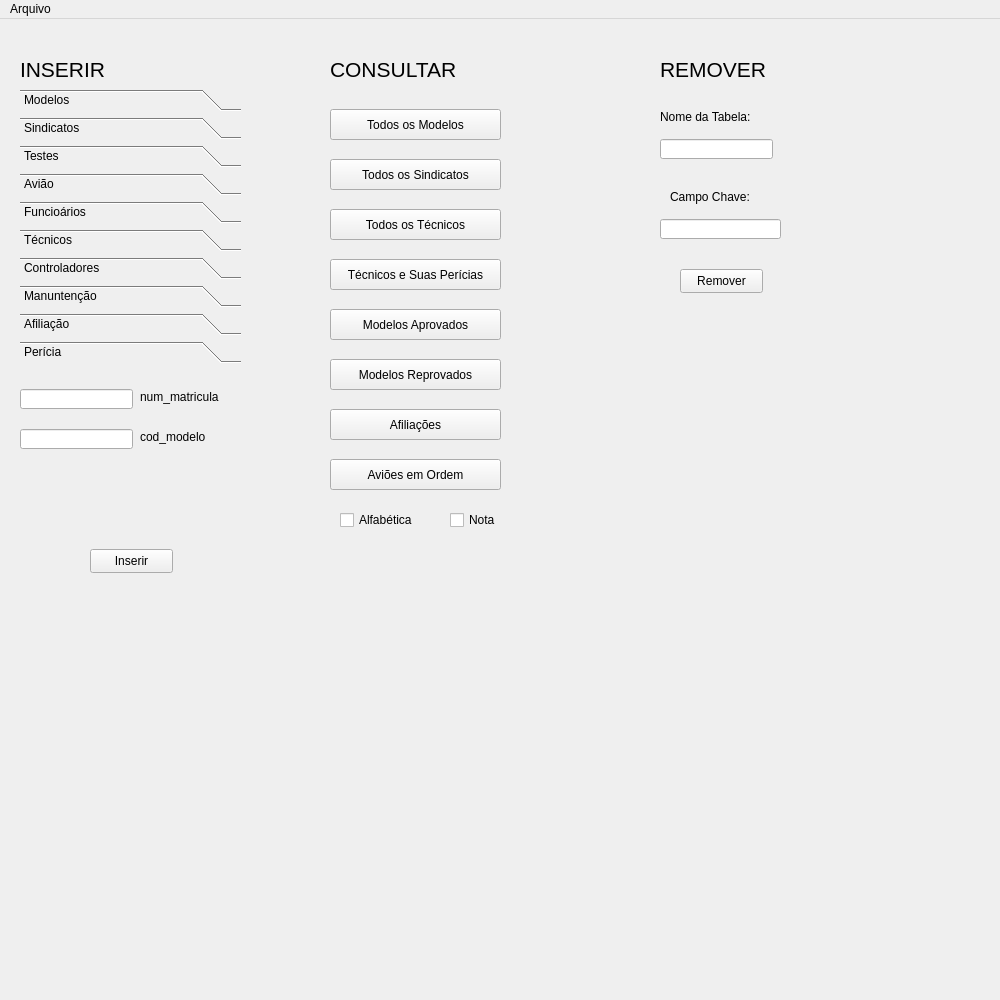
<?xml version="1.0" encoding="UTF-8"?>
<ui version="4.0">
 <class>MainWindow</class>
 <widget class="QMainWindow" name="MainWindow">
  <property name="geometry">
   <rect>
    <x>0</x>
    <y>0</y>
    <width>1000</width>
    <height>1000</height>
   </rect>
  </property>
  <property name="windowTitle">
   <string>MainWindow</string>
  </property>
  <widget class="QWidget" name="centralwidget">
   <widget class="QLabel" name="label">
    <property name="geometry">
     <rect>
      <x>20</x>
      <y>30</y>
      <width>91</width>
      <height>41</height>
     </rect>
    </property>
    <property name="font">
     <font>
      <pointsize>16</pointsize>
     </font>
    </property>
    <property name="text">
     <string>INSERIR</string>
    </property>
   </widget>
   <widget class="QLabel" name="label_2">
    <property name="geometry">
     <rect>
      <x>330</x>
      <y>30</y>
      <width>131</width>
      <height>41</height>
     </rect>
    </property>
    <property name="font">
     <font>
      <pointsize>16</pointsize>
     </font>
    </property>
    <property name="text">
     <string>CONSULTAR</string>
    </property>
   </widget>
   <widget class="QLabel" name="label_3">
    <property name="geometry">
     <rect>
      <x>660</x>
      <y>30</y>
      <width>111</width>
      <height>41</height>
     </rect>
    </property>
    <property name="font">
     <font>
      <pointsize>16</pointsize>
     </font>
    </property>
    <property name="text">
     <string>REMOVER</string>
    </property>
   </widget>
   <widget class="QToolBox" name="Tabelas">
    <property name="geometry">
     <rect>
      <x>20</x>
      <y>70</y>
      <width>221</width>
      <height>611</height>
     </rect>
    </property>
    <property name="currentIndex">
     <number>9</number>
    </property>
    <widget class="QWidget" name="modelos">
     <property name="geometry">
      <rect>
       <x>0</x>
       <y>0</y>
       <width>221</width>
       <height>301</height>
      </rect>
     </property>
     <attribute name="label">
      <string>Modelos</string>
     </attribute>
     <widget class="QLineEdit" name="line1">
      <property name="geometry">
       <rect>
        <x>0</x>
        <y>10</y>
        <width>113</width>
        <height>20</height>
       </rect>
      </property>
     </widget>
     <widget class="QLineEdit" name="line2">
      <property name="geometry">
       <rect>
        <x>0</x>
        <y>50</y>
        <width>113</width>
        <height>20</height>
       </rect>
      </property>
     </widget>
     <widget class="QLabel" name="label_4">
      <property name="geometry">
       <rect>
        <x>130</x>
        <y>10</y>
        <width>81</width>
        <height>16</height>
       </rect>
      </property>
      <property name="text">
       <string>cod_modelo</string>
      </property>
     </widget>
     <widget class="QLineEdit" name="line3">
      <property name="geometry">
       <rect>
        <x>0</x>
        <y>90</y>
        <width>113</width>
        <height>20</height>
       </rect>
      </property>
     </widget>
     <widget class="QLabel" name="label_5">
      <property name="geometry">
       <rect>
        <x>130</x>
        <y>50</y>
        <width>81</width>
        <height>16</height>
       </rect>
      </property>
      <property name="text">
       <string>peso</string>
      </property>
     </widget>
     <widget class="QLabel" name="label_6">
      <property name="geometry">
       <rect>
        <x>130</x>
        <y>90</y>
        <width>81</width>
        <height>16</height>
       </rect>
      </property>
      <property name="text">
       <string>capacidade</string>
      </property>
     </widget>
     <widget class="QPushButton" name="insert1">
      <property name="geometry">
       <rect>
        <x>70</x>
        <y>160</y>
        <width>83</width>
        <height>24</height>
       </rect>
      </property>
      <property name="text">
       <string>Inserir</string>
      </property>
     </widget>
    </widget>
    <widget class="QWidget" name="sindicatos">
     <property name="geometry">
      <rect>
       <x>0</x>
       <y>0</y>
       <width>221</width>
       <height>301</height>
      </rect>
     </property>
     <attribute name="label">
      <string>Sindicatos</string>
     </attribute>
     <widget class="QLineEdit" name="line5">
      <property name="geometry">
       <rect>
        <x>10</x>
        <y>50</y>
        <width>113</width>
        <height>20</height>
       </rect>
      </property>
     </widget>
     <widget class="QLabel" name="label_10">
      <property name="geometry">
       <rect>
        <x>130</x>
        <y>10</y>
        <width>91</width>
        <height>16</height>
       </rect>
      </property>
      <property name="text">
       <string>num_sindicato</string>
      </property>
     </widget>
     <widget class="QLabel" name="label_11">
      <property name="geometry">
       <rect>
        <x>130</x>
        <y>50</y>
        <width>81</width>
        <height>16</height>
       </rect>
      </property>
      <property name="text">
       <string>nome</string>
      </property>
     </widget>
     <widget class="QLineEdit" name="line4">
      <property name="geometry">
       <rect>
        <x>10</x>
        <y>10</y>
        <width>113</width>
        <height>20</height>
       </rect>
      </property>
     </widget>
     <widget class="QPushButton" name="insert2">
      <property name="geometry">
       <rect>
        <x>80</x>
        <y>160</y>
        <width>83</width>
        <height>24</height>
       </rect>
      </property>
      <property name="text">
       <string>Inserir</string>
      </property>
     </widget>
    </widget>
    <widget class="QWidget" name="testes">
     <property name="geometry">
      <rect>
       <x>0</x>
       <y>0</y>
       <width>221</width>
       <height>301</height>
      </rect>
     </property>
     <attribute name="label">
      <string>Testes</string>
     </attribute>
     <widget class="QLineEdit" name="line6">
      <property name="geometry">
       <rect>
        <x>0</x>
        <y>20</y>
        <width>113</width>
        <height>20</height>
       </rect>
      </property>
     </widget>
     <widget class="QLineEdit" name="line7">
      <property name="geometry">
       <rect>
        <x>0</x>
        <y>60</y>
        <width>113</width>
        <height>20</height>
       </rect>
      </property>
     </widget>
     <widget class="QLabel" name="label_12">
      <property name="geometry">
       <rect>
        <x>120</x>
        <y>60</y>
        <width>81</width>
        <height>16</height>
       </rect>
      </property>
      <property name="text">
       <string>nome</string>
      </property>
     </widget>
     <widget class="QLabel" name="label_13">
      <property name="geometry">
       <rect>
        <x>120</x>
        <y>20</y>
        <width>91</width>
        <height>16</height>
       </rect>
      </property>
      <property name="text">
       <string>num_anac</string>
      </property>
     </widget>
     <widget class="QPushButton" name="insert3">
      <property name="geometry">
       <rect>
        <x>70</x>
        <y>170</y>
        <width>83</width>
        <height>24</height>
       </rect>
      </property>
      <property name="text">
       <string>Inserir</string>
      </property>
     </widget>
     <widget class="QLineEdit" name="line8">
      <property name="geometry">
       <rect>
        <x>0</x>
        <y>100</y>
        <width>113</width>
        <height>20</height>
       </rect>
      </property>
     </widget>
     <widget class="QLabel" name="label_14">
      <property name="geometry">
       <rect>
        <x>120</x>
        <y>100</y>
        <width>81</width>
        <height>16</height>
       </rect>
      </property>
      <property name="text">
       <string>pont_max</string>
      </property>
     </widget>
    </widget>
    <widget class="QWidget" name="aviao">
     <property name="geometry">
      <rect>
       <x>0</x>
       <y>0</y>
       <width>221</width>
       <height>301</height>
      </rect>
     </property>
     <attribute name="label">
      <string>Avião</string>
     </attribute>
     <widget class="QLineEdit" name="line9">
      <property name="geometry">
       <rect>
        <x>0</x>
        <y>20</y>
        <width>113</width>
        <height>20</height>
       </rect>
      </property>
     </widget>
     <widget class="QLineEdit" name="line10">
      <property name="geometry">
       <rect>
        <x>0</x>
        <y>60</y>
        <width>113</width>
        <height>20</height>
       </rect>
      </property>
     </widget>
     <widget class="QPushButton" name="insert4">
      <property name="geometry">
       <rect>
        <x>70</x>
        <y>140</y>
        <width>83</width>
        <height>24</height>
       </rect>
      </property>
      <property name="text">
       <string>Inserir</string>
      </property>
     </widget>
     <widget class="QLabel" name="label_15">
      <property name="geometry">
       <rect>
        <x>130</x>
        <y>60</y>
        <width>81</width>
        <height>16</height>
       </rect>
      </property>
      <property name="text">
       <string>cod_modelo</string>
      </property>
     </widget>
     <widget class="QLabel" name="label_16">
      <property name="geometry">
       <rect>
        <x>130</x>
        <y>20</y>
        <width>91</width>
        <height>16</height>
       </rect>
      </property>
      <property name="text">
       <string>registro</string>
      </property>
     </widget>
    </widget>
    <widget class="QWidget" name="funcionarios">
     <property name="geometry">
      <rect>
       <x>0</x>
       <y>0</y>
       <width>221</width>
       <height>301</height>
      </rect>
     </property>
     <attribute name="label">
      <string>Funcioários</string>
     </attribute>
     <widget class="QLineEdit" name="line11">
      <property name="geometry">
       <rect>
        <x>0</x>
        <y>10</y>
        <width>113</width>
        <height>20</height>
       </rect>
      </property>
     </widget>
     <widget class="QLineEdit" name="line12">
      <property name="geometry">
       <rect>
        <x>0</x>
        <y>50</y>
        <width>113</width>
        <height>20</height>
       </rect>
      </property>
     </widget>
     <widget class="QLabel" name="label_17">
      <property name="geometry">
       <rect>
        <x>120</x>
        <y>50</y>
        <width>81</width>
        <height>16</height>
       </rect>
      </property>
      <property name="text">
       <string>nome</string>
      </property>
     </widget>
     <widget class="QLabel" name="label_18">
      <property name="geometry">
       <rect>
        <x>120</x>
        <y>10</y>
        <width>91</width>
        <height>16</height>
       </rect>
      </property>
      <property name="text">
       <string>num_matricula</string>
      </property>
     </widget>
     <widget class="QPushButton" name="insert5">
      <property name="geometry">
       <rect>
        <x>70</x>
        <y>160</y>
        <width>83</width>
        <height>24</height>
       </rect>
      </property>
      <property name="text">
       <string>Inserir</string>
      </property>
     </widget>
     <widget class="QLabel" name="label_23">
      <property name="geometry">
       <rect>
        <x>120</x>
        <y>10</y>
        <width>91</width>
        <height>16</height>
       </rect>
      </property>
      <property name="text">
       <string>num_matricula</string>
      </property>
     </widget>
     <widget class="QLineEdit" name="line11_2">
      <property name="geometry">
       <rect>
        <x>0</x>
        <y>10</y>
        <width>113</width>
        <height>20</height>
       </rect>
      </property>
     </widget>
    </widget>
    <widget class="QWidget" name="tecnicos">
     <property name="geometry">
      <rect>
       <x>0</x>
       <y>0</y>
       <width>221</width>
       <height>301</height>
      </rect>
     </property>
     <attribute name="label">
      <string>Técnicos</string>
     </attribute>
     <widget class="QLineEdit" name="line14">
      <property name="geometry">
       <rect>
        <x>0</x>
        <y>50</y>
        <width>113</width>
        <height>20</height>
       </rect>
      </property>
     </widget>
     <widget class="QPushButton" name="insert6">
      <property name="geometry">
       <rect>
        <x>70</x>
        <y>170</y>
        <width>83</width>
        <height>24</height>
       </rect>
      </property>
      <property name="text">
       <string>Inserir</string>
      </property>
     </widget>
     <widget class="QLabel" name="label_19">
      <property name="geometry">
       <rect>
        <x>120</x>
        <y>50</y>
        <width>81</width>
        <height>16</height>
       </rect>
      </property>
      <property name="text">
       <string>endereço</string>
      </property>
     </widget>
     <widget class="QLabel" name="label_20">
      <property name="geometry">
       <rect>
        <x>120</x>
        <y>10</y>
        <width>91</width>
        <height>16</height>
       </rect>
      </property>
      <property name="text">
       <string>num_matricula</string>
      </property>
     </widget>
     <widget class="QLineEdit" name="line13">
      <property name="geometry">
       <rect>
        <x>0</x>
        <y>10</y>
        <width>113</width>
        <height>20</height>
       </rect>
      </property>
     </widget>
     <widget class="QLineEdit" name="line15">
      <property name="geometry">
       <rect>
        <x>0</x>
        <y>90</y>
        <width>113</width>
        <height>20</height>
       </rect>
      </property>
     </widget>
     <widget class="QLabel" name="label_21">
      <property name="geometry">
       <rect>
        <x>120</x>
        <y>130</y>
        <width>81</width>
        <height>16</height>
       </rect>
      </property>
      <property name="text">
       <string>salário</string>
      </property>
     </widget>
     <widget class="QLineEdit" name="line16">
      <property name="geometry">
       <rect>
        <x>0</x>
        <y>130</y>
        <width>113</width>
        <height>20</height>
       </rect>
      </property>
     </widget>
     <widget class="QLabel" name="label_22">
      <property name="geometry">
       <rect>
        <x>120</x>
        <y>90</y>
        <width>91</width>
        <height>16</height>
       </rect>
      </property>
      <property name="text">
       <string>telefone</string>
      </property>
     </widget>
    </widget>
    <widget class="QWidget" name="controladores">
     <property name="geometry">
      <rect>
       <x>0</x>
       <y>0</y>
       <width>221</width>
       <height>301</height>
      </rect>
     </property>
     <attribute name="label">
      <string>Controladores</string>
     </attribute>
     <widget class="QLineEdit" name="line17">
      <property name="geometry">
       <rect>
        <x>0</x>
        <y>20</y>
        <width>113</width>
        <height>20</height>
       </rect>
      </property>
     </widget>
     <widget class="QLineEdit" name="line18">
      <property name="geometry">
       <rect>
        <x>0</x>
        <y>60</y>
        <width>113</width>
        <height>20</height>
       </rect>
      </property>
     </widget>
     <widget class="QPushButton" name="insert7">
      <property name="geometry">
       <rect>
        <x>70</x>
        <y>170</y>
        <width>83</width>
        <height>24</height>
       </rect>
      </property>
      <property name="text">
       <string>Inserir</string>
      </property>
     </widget>
     <widget class="QLabel" name="label_24">
      <property name="geometry">
       <rect>
        <x>120</x>
        <y>60</y>
        <width>81</width>
        <height>16</height>
       </rect>
      </property>
      <property name="text">
       <string>data_exame</string>
      </property>
     </widget>
     <widget class="QLabel" name="label_25">
      <property name="geometry">
       <rect>
        <x>120</x>
        <y>20</y>
        <width>101</width>
        <height>16</height>
       </rect>
      </property>
      <property name="text">
       <string>num_matricula</string>
      </property>
     </widget>
    </widget>
    <widget class="QWidget" name="page_8">
     <property name="geometry">
      <rect>
       <x>0</x>
       <y>0</y>
       <width>221</width>
       <height>301</height>
      </rect>
     </property>
     <attribute name="label">
      <string>Manuntenção</string>
     </attribute>
     <widget class="QLineEdit" name="line19">
      <property name="geometry">
       <rect>
        <x>10</x>
        <y>20</y>
        <width>113</width>
        <height>20</height>
       </rect>
      </property>
     </widget>
     <widget class="QLabel" name="label_26">
      <property name="geometry">
       <rect>
        <x>130</x>
        <y>20</y>
        <width>91</width>
        <height>16</height>
       </rect>
      </property>
      <property name="text">
       <string>num_anac</string>
      </property>
     </widget>
     <widget class="QLabel" name="label_27">
      <property name="geometry">
       <rect>
        <x>130</x>
        <y>60</y>
        <width>81</width>
        <height>16</height>
       </rect>
      </property>
      <property name="text">
       <string>cod_modelo</string>
      </property>
     </widget>
     <widget class="QLineEdit" name="line20">
      <property name="geometry">
       <rect>
        <x>10</x>
        <y>60</y>
        <width>113</width>
        <height>20</height>
       </rect>
      </property>
     </widget>
     <widget class="QLineEdit" name="line21">
      <property name="geometry">
       <rect>
        <x>10</x>
        <y>100</y>
        <width>113</width>
        <height>20</height>
       </rect>
      </property>
     </widget>
     <widget class="QLabel" name="label_28">
      <property name="geometry">
       <rect>
        <x>130</x>
        <y>100</y>
        <width>91</width>
        <height>16</height>
       </rect>
      </property>
      <property name="text">
       <string>num_matricula</string>
      </property>
     </widget>
     <widget class="QLineEdit" name="line22">
      <property name="geometry">
       <rect>
        <x>10</x>
        <y>140</y>
        <width>113</width>
        <height>20</height>
       </rect>
      </property>
     </widget>
     <widget class="QLabel" name="label_29">
      <property name="geometry">
       <rect>
        <x>130</x>
        <y>140</y>
        <width>91</width>
        <height>16</height>
       </rect>
      </property>
      <property name="text">
       <string>data_teste</string>
      </property>
     </widget>
     <widget class="QLineEdit" name="line23">
      <property name="geometry">
       <rect>
        <x>10</x>
        <y>180</y>
        <width>113</width>
        <height>20</height>
       </rect>
      </property>
     </widget>
     <widget class="QLabel" name="label_30">
      <property name="geometry">
       <rect>
        <x>130</x>
        <y>180</y>
        <width>91</width>
        <height>16</height>
       </rect>
      </property>
      <property name="text">
       <string>horas_gastas</string>
      </property>
     </widget>
     <widget class="QLineEdit" name="line24">
      <property name="geometry">
       <rect>
        <x>10</x>
        <y>220</y>
        <width>113</width>
        <height>20</height>
       </rect>
      </property>
     </widget>
     <widget class="QLabel" name="label_31">
      <property name="geometry">
       <rect>
        <x>130</x>
        <y>220</y>
        <width>91</width>
        <height>16</height>
       </rect>
      </property>
      <property name="text">
       <string>pontuação</string>
      </property>
     </widget>
     <widget class="QPushButton" name="insert8">
      <property name="geometry">
       <rect>
        <x>70</x>
        <y>270</y>
        <width>83</width>
        <height>24</height>
       </rect>
      </property>
      <property name="text">
       <string>Inserir</string>
      </property>
     </widget>
    </widget>
    <widget class="QWidget" name="afiliacao">
     <property name="geometry">
      <rect>
       <x>0</x>
       <y>0</y>
       <width>221</width>
       <height>301</height>
      </rect>
     </property>
     <attribute name="label">
      <string>Afiliação</string>
     </attribute>
     <widget class="QLineEdit" name="line25">
      <property name="geometry">
       <rect>
        <x>0</x>
        <y>20</y>
        <width>113</width>
        <height>20</height>
       </rect>
      </property>
     </widget>
     <widget class="QLabel" name="label_32">
      <property name="geometry">
       <rect>
        <x>120</x>
        <y>20</y>
        <width>91</width>
        <height>16</height>
       </rect>
      </property>
      <property name="text">
       <string>num_matricula</string>
      </property>
     </widget>
     <widget class="QLabel" name="label_33">
      <property name="geometry">
       <rect>
        <x>120</x>
        <y>60</y>
        <width>91</width>
        <height>16</height>
       </rect>
      </property>
      <property name="text">
       <string>num_membro</string>
      </property>
     </widget>
     <widget class="QLineEdit" name="line26">
      <property name="geometry">
       <rect>
        <x>0</x>
        <y>60</y>
        <width>113</width>
        <height>20</height>
       </rect>
      </property>
     </widget>
     <widget class="QLineEdit" name="line27">
      <property name="geometry">
       <rect>
        <x>0</x>
        <y>100</y>
        <width>113</width>
        <height>20</height>
       </rect>
      </property>
     </widget>
     <widget class="QLabel" name="label_34">
      <property name="geometry">
       <rect>
        <x>120</x>
        <y>100</y>
        <width>91</width>
        <height>16</height>
       </rect>
      </property>
      <property name="text">
       <string>num_sindicato</string>
      </property>
     </widget>
     <widget class="QPushButton" name="insert9">
      <property name="geometry">
       <rect>
        <x>70</x>
        <y>210</y>
        <width>83</width>
        <height>24</height>
       </rect>
      </property>
      <property name="text">
       <string>Inserir</string>
      </property>
     </widget>
    </widget>
    <widget class="QWidget" name="pericia">
     <property name="geometry">
      <rect>
       <x>0</x>
       <y>0</y>
       <width>221</width>
       <height>301</height>
      </rect>
     </property>
     <attribute name="label">
      <string>Perícia</string>
     </attribute>
     <widget class="QLineEdit" name="line28">
      <property name="geometry">
       <rect>
        <x>0</x>
        <y>20</y>
        <width>113</width>
        <height>20</height>
       </rect>
      </property>
     </widget>
     <widget class="QLabel" name="label_63">
      <property name="geometry">
       <rect>
        <x>120</x>
        <y>20</y>
        <width>91</width>
        <height>16</height>
       </rect>
      </property>
      <property name="text">
       <string>num_matricula</string>
      </property>
     </widget>
     <widget class="QLabel" name="label_64">
      <property name="geometry">
       <rect>
        <x>120</x>
        <y>60</y>
        <width>81</width>
        <height>16</height>
       </rect>
      </property>
      <property name="text">
       <string>cod_modelo</string>
      </property>
     </widget>
     <widget class="QLineEdit" name="line29">
      <property name="geometry">
       <rect>
        <x>0</x>
        <y>60</y>
        <width>113</width>
        <height>20</height>
       </rect>
      </property>
     </widget>
     <widget class="QPushButton" name="insert10">
      <property name="geometry">
       <rect>
        <x>70</x>
        <y>180</y>
        <width>83</width>
        <height>24</height>
       </rect>
      </property>
      <property name="text">
       <string>Inserir</string>
      </property>
     </widget>
    </widget>
   </widget>
   <widget class="QPushButton" name="buttonModelos">
    <property name="geometry">
     <rect>
      <x>330</x>
      <y>90</y>
      <width>171</width>
      <height>31</height>
     </rect>
    </property>
    <property name="text">
     <string>Todos os Modelos</string>
    </property>
   </widget>
   <widget class="QPushButton" name="buttonSindicatos">
    <property name="geometry">
     <rect>
      <x>330</x>
      <y>140</y>
      <width>171</width>
      <height>31</height>
     </rect>
    </property>
    <property name="text">
     <string>Todos os Sindicatos</string>
    </property>
   </widget>
   <widget class="QPushButton" name="buttonTecnicos">
    <property name="geometry">
     <rect>
      <x>330</x>
      <y>190</y>
      <width>171</width>
      <height>31</height>
     </rect>
    </property>
    <property name="text">
     <string>Todos os Técnicos</string>
    </property>
   </widget>
   <widget class="QPushButton" name="buttonTecnicosPericia">
    <property name="geometry">
     <rect>
      <x>330</x>
      <y>240</y>
      <width>171</width>
      <height>31</height>
     </rect>
    </property>
    <property name="text">
     <string>Técnicos e Suas Perícias</string>
    </property>
   </widget>
   <widget class="QPushButton" name="buttonAprovados">
    <property name="geometry">
     <rect>
      <x>330</x>
      <y>290</y>
      <width>171</width>
      <height>31</height>
     </rect>
    </property>
    <property name="text">
     <string>Modelos Aprovados</string>
    </property>
   </widget>
   <widget class="QPushButton" name="buttonReprovados">
    <property name="geometry">
     <rect>
      <x>330</x>
      <y>340</y>
      <width>171</width>
      <height>31</height>
     </rect>
    </property>
    <property name="text">
     <string>Modelos Reprovados</string>
    </property>
   </widget>
   <widget class="QPushButton" name="buttonAfiliacoes">
    <property name="geometry">
     <rect>
      <x>330</x>
      <y>390</y>
      <width>171</width>
      <height>31</height>
     </rect>
    </property>
    <property name="text">
     <string>Afiliações</string>
    </property>
   </widget>
   <widget class="QPushButton" name="buttonAviao">
    <property name="geometry">
     <rect>
      <x>330</x>
      <y>440</y>
      <width>171</width>
      <height>31</height>
     </rect>
    </property>
    <property name="text">
     <string>Aviões em Ordem</string>
    </property>
   </widget>
   <widget class="QCheckBox" name="alfabetico">
    <property name="geometry">
     <rect>
      <x>340</x>
      <y>490</y>
      <width>97</width>
      <height>22</height>
     </rect>
    </property>
    <property name="text">
     <string>Alfabética</string>
    </property>
   </widget>
   <widget class="QCheckBox" name="nota">
    <property name="geometry">
     <rect>
      <x>450</x>
      <y>490</y>
      <width>97</width>
      <height>22</height>
     </rect>
    </property>
    <property name="text">
     <string>Nota</string>
    </property>
   </widget>
   <widget class="QLabel" name="label_35">
    <property name="geometry">
     <rect>
      <x>660</x>
      <y>90</y>
      <width>111</width>
      <height>16</height>
     </rect>
    </property>
    <property name="text">
     <string>Nome da Tabela:</string>
    </property>
   </widget>
   <widget class="QLineEdit" name="line30">
    <property name="geometry">
     <rect>
      <x>660</x>
      <y>120</y>
      <width>113</width>
      <height>20</height>
     </rect>
    </property>
   </widget>
   <widget class="QLabel" name="label_36">
    <property name="geometry">
     <rect>
      <x>670</x>
      <y>170</y>
      <width>111</width>
      <height>16</height>
     </rect>
    </property>
    <property name="text">
     <string>Campo Chave:</string>
    </property>
   </widget>
   <widget class="QLineEdit" name="line31">
    <property name="geometry">
     <rect>
      <x>660</x>
      <y>200</y>
      <width>121</width>
      <height>20</height>
     </rect>
    </property>
   </widget>
   <widget class="QPushButton" name="remove">
    <property name="geometry">
     <rect>
      <x>680</x>
      <y>250</y>
      <width>83</width>
      <height>24</height>
     </rect>
    </property>
    <property name="text">
     <string>Remover</string>
    </property>
   </widget>
  </widget>
  <widget class="QMenuBar" name="menubar">
   <property name="geometry">
    <rect>
     <x>0</x>
     <y>0</y>
     <width>1000</width>
     <height>25</height>
    </rect>
   </property>
   <widget class="QMenu" name="menuArquivo">
    <property name="title">
     <string>Arquivo</string>
    </property>
    <addaction name="actionSair"/>
   </widget>
   <addaction name="menuArquivo"/>
  </widget>
  <action name="actionAbrir">
   <property name="text">
    <string>Abrir...</string>
   </property>
   <property name="toolTip">
    <string>Abrir Imagem</string>
   </property>
   <property name="shortcut">
    <string>Ctrl+O</string>
   </property>
  </action>
  <action name="actionSalvar">
   <property name="text">
    <string>Salvar...</string>
   </property>
   <property name="shortcut">
    <string>Ctrl+S</string>
   </property>
  </action>
  <action name="actionDeletar">
   <property name="text">
    <string>Deletar</string>
   </property>
   <property name="toolTip">
    <string>Deletar Imagem</string>
   </property>
   <property name="shortcut">
    <string>Ctrl+L</string>
   </property>
  </action>
  <action name="actionSair">
   <property name="text">
    <string>Sair</string>
   </property>
   <property name="shortcut">
    <string>Ctrl+D</string>
   </property>
  </action>
  <action name="actionFinalizar_Demarca_o">
   <property name="text">
    <string>Finalizar Demarcação</string>
   </property>
   <property name="shortcut">
    <string>Ctrl+B</string>
   </property>
  </action>
  <action name="actionDesfazer">
   <property name="text">
    <string>Desfazer</string>
   </property>
   <property name="shortcut">
    <string>Ctrl+Z</string>
   </property>
  </action>
  <action name="actionAmpliar">
   <property name="text">
    <string>Ampliar</string>
   </property>
   <property name="shortcut">
    <string>Ctrl+=</string>
   </property>
  </action>
  <action name="actionReduzir_uma_vez">
   <property name="text">
    <string>Reduzir uma vez</string>
   </property>
   <property name="shortcut">
    <string>Ctrl+-</string>
   </property>
  </action>
  <action name="actionTamanho_Original">
   <property name="text">
    <string>Tamanho Original</string>
   </property>
   <property name="shortcut">
    <string>Ctrl+R</string>
   </property>
  </action>
 </widget>
 <resources/>
 <connections>
  <connection>
   <sender>actionSair</sender>
   <signal>activated()</signal>
   <receiver>MainWindow</receiver>
   <slot>close()</slot>
   <hints>
    <hint type="sourcelabel">
     <x>-1</x>
     <y>-1</y>
    </hint>
    <hint type="destinationlabel">
     <x>499</x>
     <y>499</y>
    </hint>
   </hints>
  </connection>
 </connections>
</ui>
